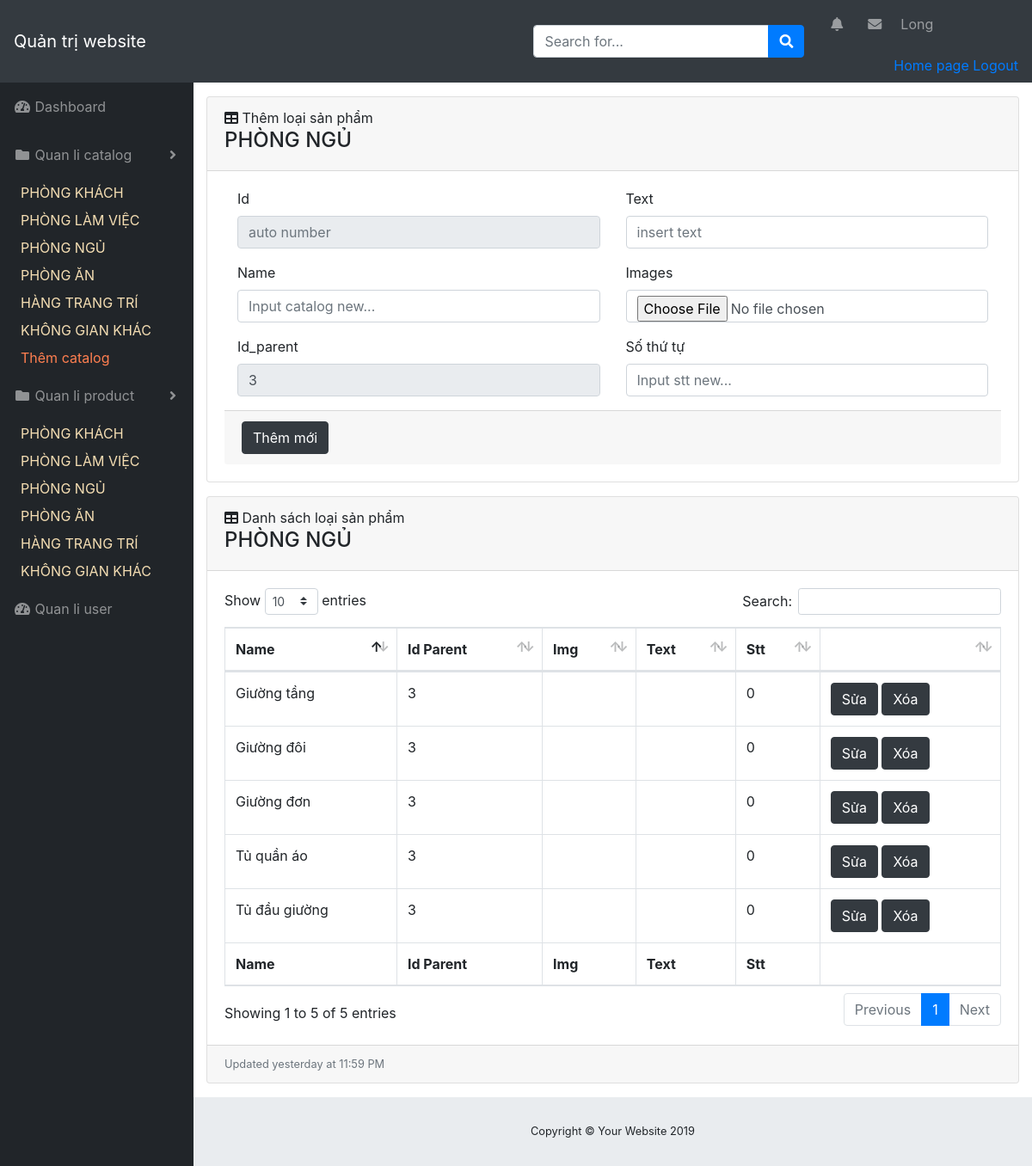
/admin/index.php?act=qllsp&id=3 (signed in), run on the app's committed database.
### tables this page shows
CREATE TABLE `catalog` (
  `id` int(10) NOT NULL,
  `name` varchar(255) NOT NULL,
  `text` varchar(255) NOT NULL,
  `parent` int(10) NOT NULL,
  `img` varchar(255) DEFAULT NULL,
  `stt` int(5) DEFAULT 0
);

### model/connect.php (called while the page is built, shortened)
<?php
    class connect{
        var $db=null;
        public function __construct()
        {
            $dsn='mysql:host=localhost;dbname=longnnbv_noithat';
            $user='root';
            $pass='';
            $this->db=new PDO($dsn,$user,$pass, array(PDO::MYSQL_ATTR_INIT_COMMAND => "SET NAMES utf8"));
        }
        public function getList($select)
        {
            $results = $this->db->query($select);
            return $results;
        }
        public function getInstance($select)
        {
            $results = $this->db->query($select);
            $result = $results->fetch();
            return $result;
        }
    }
?>

### model/catalog.php (called while the page is built, shortened)
<?php
    class Catalog{
        function getList()
        {
            $db = new connect();
            $select = "select * from catalog order by id ASC LIMIT 6 OFFSET 0";
            $result = $db->getList($select);
            return $result;
        }
        function getListParent($idcatalog)
        {
            $db = new connect();
            $select = "select * from catalog where parent=$idcatalog";
            $result = $db->getList($select);
            return $result;
        }
        function getCatalogById($id)
        {
            $db = new connect();
            $select = "select * from catalog where id=$id";
            $result = $db->getInstance($select);
            return $result;
        }
    }
?>

### admin/catalog/add_cata.php (the view, shortened to what this page needs)
<div id="content-wrapper">
    <div class="container-fluid">
        <div class="card mb-3">
            <div class="card-header">
                <i class="fas fa-table"></i>
                Thêm loại sản phẩm <h4><?=$name?></h4>
            </div>
            <div class="card-body">
                <form method="post">
                    <div class="container-fluid">
                        <div class="row">
                            <div class="col-sm-6">
                                <div class="form-group">
                                    <label>Id</label>
                                    <input type="number" name="id" class="form-control" placeholder="auto number"
                                        readonly>
                                </div>
                                <div class="form-group">
                                    <label>Name</label>
                                    <input type="text" name="name" class="form-control"
                                        placeholder="Input catalog new...">
                                </div>
                                <div class="form-group">
                                    <label>Id_parent</label>
                                    <input type="number" name="id_parent" class="form-control" value="<?=$id_parent?>"
                                        placeholder="<?php echo $id_parent; ?>" readonly>
                                </div>
                            </div>
                            <div class="col-sm-6">
                                <div class="form-group">
                                    <label>Text</label>
                                    <input type="text" name="text" class="form-control" placeholder="insert text">
                                </div>
                                <div class="form-group">
                                    <label>Images</label>
                                    <input type="file" name="img" class="form-control">
                                </div>
                                <div class="form-group">
                                    <label>Số thứ tự</label>
                                    <input type="number" name="stt" class="form-control" placeholder="Input stt new...">
                                </div>
                            </div>
                        </div>
                    </div>
                    <div class="card-footer small text-muted"><button type="submit" name="add_catalog"
                            class="btn btn-dark">Thêm
                            mới</button></div>
                </form>
            </div>
        </div>
        <div class="card mb-3">
            <div class="card-header">
                <i class="fas fa-table"></i>
                Danh sách loại sản phẩm <h4><?=$name?></h4>
            </div>
            <div class="card-body">
                <div class="table-responsive">
                    <table class="table table-bordered" id="dataTable" width="100%" cellspacing="0">
                        <thead>
                            <tr>
                                <th>Name</th>
                                <th>Id Parent</th>
                                <th>Img</th>
                                <th>Text</th>
                                <th>Stt</th>
                                <th></th>
                            </tr>
                        </thead>
                        <tfoot>
                            <tr>
                                <th>Name</th>
                                <th>Id Parent</th>
                                <th>Img</th>
                                <th>Text</th>
                                <th>Stt</th>
                                <th></th>
                            </tr>
                        </tfoot>
                        <tbody>
                            <?php
                                foreach($list_catalog as $catalog){
                                  $id=$catalog['id'];
                                  $modal="modal".$id;
                                    echo '<tr>
                                        <td>'.$catalog['name'].'</td>
                                        <td>'.$catalog['parent'].'</td>
                                        <td>'.$catalog['img'].'</td>
                                        <td>'.$catalog['text'].'</td>
                                        <td>'.$catalog['stt'].'</td>';
                            ?>
                            <td>
                                <a href="index.php?act=btn_edit_catalog&id_catalog=<?=$catalog['id']?>"
                                    class="btn btn-dark">Sửa</a>
                                <button type="button" class="btn btn-dark" data-toggle="modal"
                                    data-target="#<?=$modal?>">Xóa</button>
                            </td>
                            </tr>
                            <?php
                            }
                        ?>
                        </tbody>
                    </table>
                </div>
            </div>
            <div class="card-footer small text-muted">Updated yesterday at 11:59 PM</div>
        </div>
    </div>

### admin/header_admin.php (shortened to what this page needs)
<!DOCTYPE html>
<html lang="en">
<head>
    <link href="../content/vendor/fontawesome-free/css/all.min.css" rel="stylesheet" type="text/css">
    <link href="../content/vendor/datatables/dataTables.bootstrap4.css" rel="stylesheet">
    <link href="../content/css/sb-admin.css" rel="stylesheet">
    <link rel="stylesheet" href="https://stackpath.bootstrapcdn.com/bootstrap/4.3.1/css/bootstrap.min.css"
>
    <link rel="stylesheet" href="https://use.fontawesome.com/releases/v5.7.0/css/all.css"
>
</head>
<body id="page-top">
    <nav class="navbar navbar-expand navbar-dark bg-dark static-top">
        <a class="navbar-brand mr-1" href="index.php">Quản trị website</a>
        <form class="d-none d-md-inline-block form-inline ml-auto mr-0 mr-md-3 my-2 my-md-0">
            <div class="input-group">
                <input type="text" class="form-control" placeholder="Search for..." aria-label="Search"
                    aria-describedby="basic-addon2">
                <div class="input-group-append">
                    <button class="btn btn-primary" type="button">
                        <i class="fas fa-search"></i>
                    </button>
                </div>
            </div>
        </form>
        <ul class="navbar-nav ml-auto ml-md-0">
            <li class="nav-item dropdown no-arrow mx-1">
                <a class="nav-link dropdown-toggle" href="#" id="alertsDropdown" role="button" data-toggle="dropdown"
                    aria-haspopup="true" aria-expanded="false">
                    <i class="fas fa-bell fa-fw"></i>
                </a>
            </li>
            <li class="nav-item dropdown no-arrow mx-1">
                <a class="nav-link dropdown-toggle" href="#" id="messagesDropdown" role="button" data-toggle="dropdown"
                    aria-haspopup="true" aria-expanded="false">
                    <i class="fas fa-envelope fa-fw"></i>
                </a>
            </li>
            <li class="nav-item dropdown no-arrow">
                <a class="nav-link dropdown-toggle" href="#" id="userDropdown" role="button" data-toggle="dropdown"
                    aria-haspopup="true" aria-expanded="false">
                    <?php
                        if(isset($_SESSION['name'])){
                            echo '<p>'.$_SESSION['name'].'</p>';
                        }
                    ?>
                </a>
                <div class="dropdown-menu-right" aria-labelledby="userDropdown">
                    <a href="../../../boxroom1/index.php">Home page</a>
                    <a href="../admin/index.php?act=logout">Logout</a>
                </div>
            </li>
        </ul>
    </nav>
    <div id="wrapper">
        <ul class="sidebar navbar-nav">
            <li class="nav-item">
                <a class="nav-link" href="index.php?act=home">
                    <i class="fas fa-fw fa-tachometer-alt"></i>
                    <span>Dashboard</span>
                </a>
            </li>
            <li class="nav-item dropdown">
                <a class="nav-link dropdown-toggle" href="#"
                    id="pagesDropdown" role="button" data-toggle="dropdown" aria-haspopup="true" aria-expanded="false">
                    <i class="fas fa-fw fa-folder"></i>
                    <span>Quan li catalog</span>
                </a>
                <?php
                    foreach ($dsdm as $dm) {
                        extract($dm);
                        $name = $dm['name'];
                        $id = $dm['id'];
                ?>
                    <a class="dropdown-item" style="color: wheat;" href="index.php?act=qllsp&id=<?=$id?>"><?=$name?></a>
                    <?php
                    }
                ?>
                    <a class="dropdown-item" style="color:coral" href="index.php?act=them&id=0">Thêm catalog</a>
            </li>
            <li class="nav-item dropdown">
                <a class="nav-link dropdown-toggle" href="#"
                    id="pagesDropdown" role="button" data-toggle="dropdown" aria-haspopup="true" aria-expanded="false">
                    <i class="fas fa-fw fa-folder"></i>
                    <span>Quan li product</span>
                </a>
                <?php
                    foreach ($dsdm2 as $dm) {
                        extract($dm);
                        $name = $dm['name'];
                        $id = $dm['id'];
                ?>
                    <a class="dropdown-item" style="color: wheat;" href="index.php?act=qlsp&id=<?=$id?>"><?=$name?></a>
                    <?php
                    }
                ?>
            </li>
            <li class="nav-item">
                <a class="nav-link" href="index.php?act=qluser">
                    <i class="fas fa-fw fa-tachometer-alt"></i>
                    <span>Quan li user</span>
                </a>
            </li>
        </ul>

### data on the page
catalog: name "PHÒNG KHÁCH"
catalog: name "PHÒNG LÀM VIỆC"
catalog: name "PHÒNG NGỦ"
catalog: name "PHÒNG ĂN"
catalog: name "HÀNG TRANG TRÍ"
catalog: name "KHÔNG GIAN KHÁC"
catalog: name "Tủ đầu giường", parent "3", stt "0"
catalog: name "Giường tầng", parent "3", stt "0"
catalog: name "Giường đơn", parent "3", stt "0"
catalog: name "Giường đôi", parent "3", stt "0"
catalog: name "Tủ quần áo", parent "3", stt "0"

### other printed values
$_SESSION['name'] "Long"
